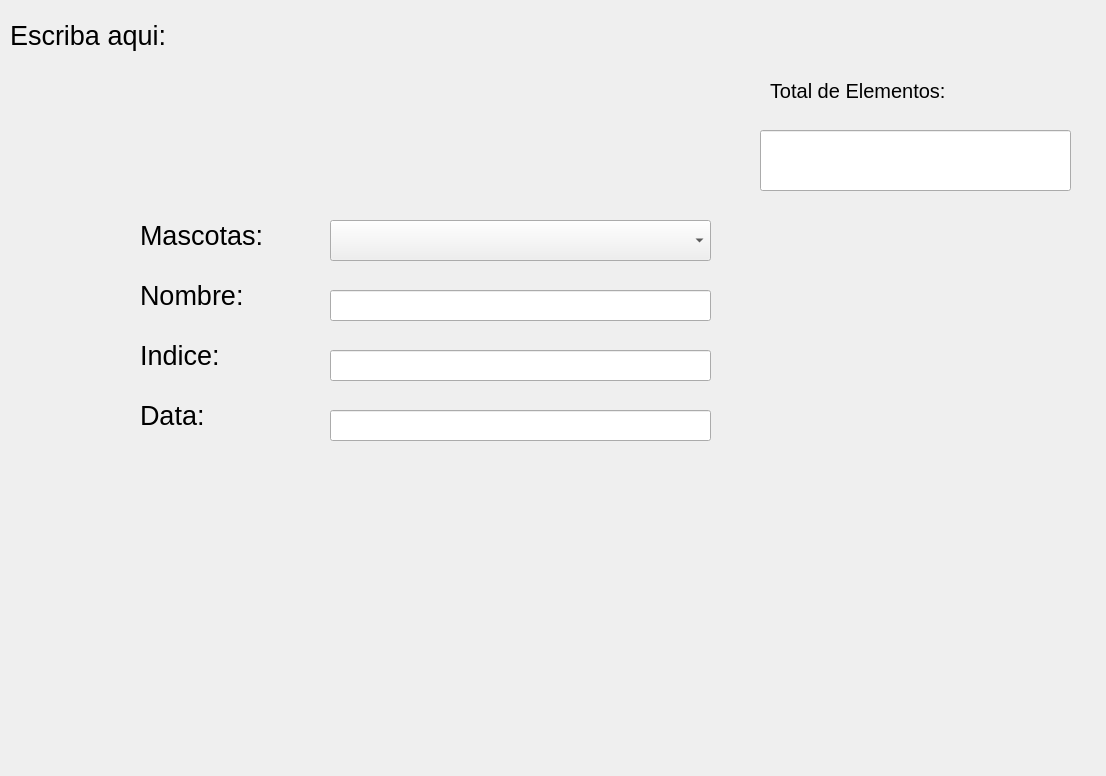
<?xml version="1.0" encoding="UTF-8"?>
<ui version="4.0">
 <class>MainWindow</class>
 <widget class="QMainWindow" name="MainWindow">
  <property name="geometry">
   <rect>
    <x>0</x>
    <y>0</y>
    <width>1106</width>
    <height>776</height>
   </rect>
  </property>
  <property name="windowTitle">
   <string>MainWindow</string>
  </property>
  <widget class="QWidget" name="centralwidget">
   <widget class="QLabel" name="label">
    <property name="geometry">
     <rect>
      <x>10</x>
      <y>10</y>
      <width>211</width>
      <height>51</height>
     </rect>
    </property>
    <property name="font">
     <font>
      <pointsize>20</pointsize>
     </font>
    </property>
    <property name="text">
     <string>Escriba aqui: </string>
    </property>
   </widget>
   <widget class="QLabel" name="label_2">
    <property name="geometry">
     <rect>
      <x>140</x>
      <y>210</y>
      <width>211</width>
      <height>51</height>
     </rect>
    </property>
    <property name="font">
     <font>
      <pointsize>20</pointsize>
     </font>
    </property>
    <property name="text">
     <string>Mascotas:</string>
    </property>
   </widget>
   <widget class="QLabel" name="label_3">
    <property name="geometry">
     <rect>
      <x>140</x>
      <y>270</y>
      <width>211</width>
      <height>51</height>
     </rect>
    </property>
    <property name="font">
     <font>
      <pointsize>20</pointsize>
     </font>
    </property>
    <property name="text">
     <string>Nombre:</string>
    </property>
   </widget>
   <widget class="QLabel" name="label_4">
    <property name="geometry">
     <rect>
      <x>140</x>
      <y>330</y>
      <width>211</width>
      <height>51</height>
     </rect>
    </property>
    <property name="font">
     <font>
      <pointsize>20</pointsize>
     </font>
    </property>
    <property name="text">
     <string>Indice:</string>
    </property>
   </widget>
   <widget class="QLabel" name="label_5">
    <property name="geometry">
     <rect>
      <x>140</x>
      <y>390</y>
      <width>211</width>
      <height>51</height>
     </rect>
    </property>
    <property name="font">
     <font>
      <pointsize>20</pointsize>
     </font>
    </property>
    <property name="text">
     <string>Data:</string>
    </property>
   </widget>
   <widget class="QComboBox" name="comboBox">
    <property name="geometry">
     <rect>
      <x>330</x>
      <y>220</y>
      <width>381</width>
      <height>41</height>
     </rect>
    </property>
   </widget>
   <widget class="QLineEdit" name="txt_nombre">
    <property name="geometry">
     <rect>
      <x>330</x>
      <y>290</y>
      <width>381</width>
      <height>31</height>
     </rect>
    </property>
   </widget>
   <widget class="QLineEdit" name="txt_indice">
    <property name="geometry">
     <rect>
      <x>330</x>
      <y>350</y>
      <width>381</width>
      <height>31</height>
     </rect>
    </property>
   </widget>
   <widget class="QLineEdit" name="txt_data">
    <property name="geometry">
     <rect>
      <x>330</x>
      <y>410</y>
      <width>381</width>
      <height>31</height>
     </rect>
    </property>
   </widget>
   <widget class="QLabel" name="label_6">
    <property name="geometry">
     <rect>
      <x>770</x>
      <y>60</y>
      <width>221</width>
      <height>61</height>
     </rect>
    </property>
    <property name="font">
     <font>
      <pointsize>15</pointsize>
     </font>
    </property>
    <property name="text">
     <string>Total de Elementos:</string>
    </property>
   </widget>
   <widget class="QLineEdit" name="txt_totalElementos">
    <property name="geometry">
     <rect>
      <x>760</x>
      <y>130</y>
      <width>311</width>
      <height>61</height>
     </rect>
    </property>
   </widget>
  </widget>
 </widget>
 <resources>
  <include location="recursos.qrc"/>
 </resources>
 <connections/>
</ui>
